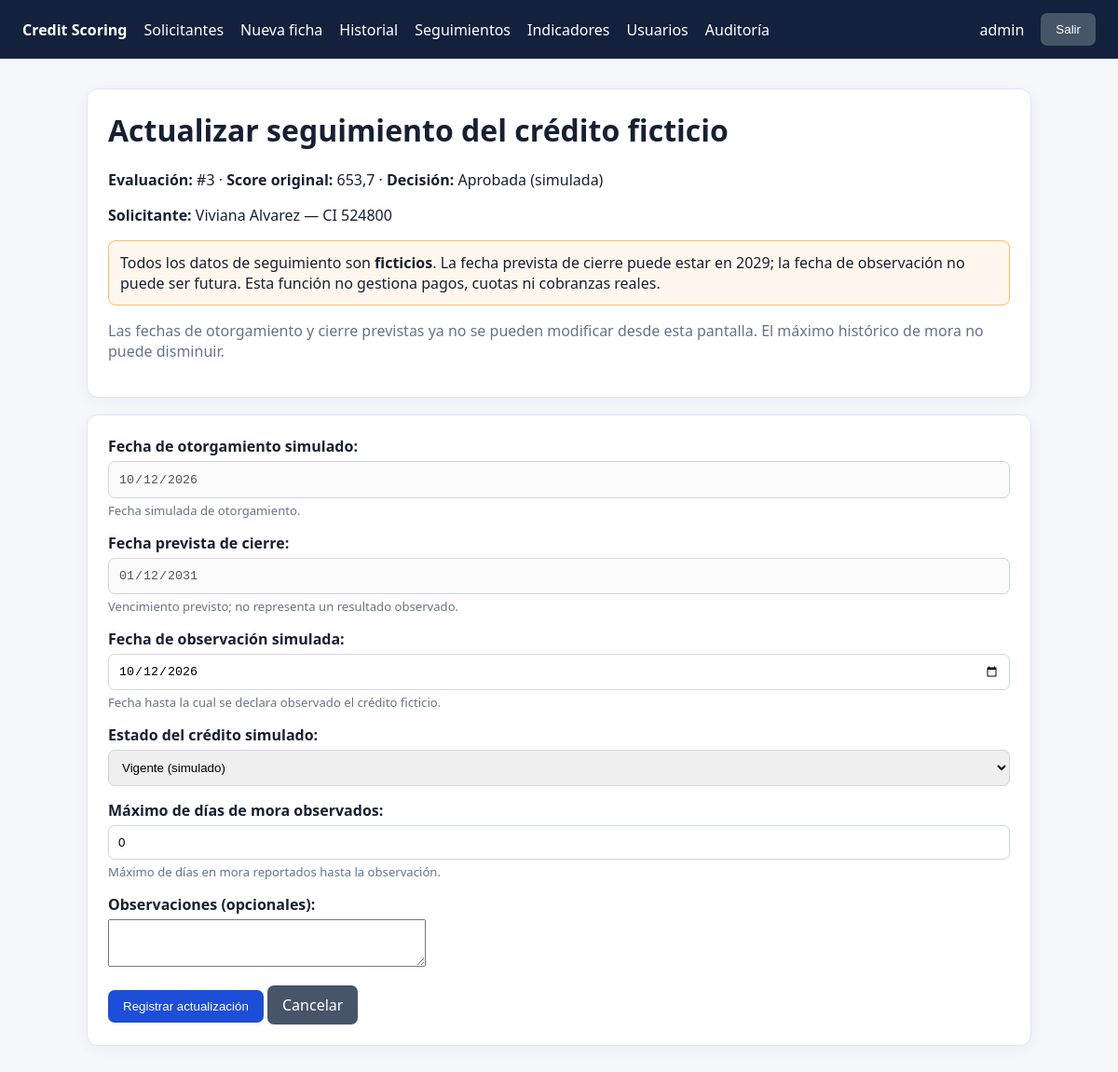
The page /seguimientos/1/actualizar/ (signed in) on the database its author committed.
### consulta_scoring_app/models.py (models this page shows, shortened)
class EvaluacionScoring(models.Model):
    usuario = models.ForeignKey(
        settings.AUTH_USER_MODEL,
        on_delete=models.PROTECT,
        related_name='evaluaciones_scoring',
    )
    solicitante = models.ForeignKey(
        Solicitante, on_delete=models.PROTECT, null=True, blank=True,
        related_name='evaluaciones',
    )
    fecha_hora = models.DateTimeField(auto_now_add=True)
    entradas = models.JSONField()
    pd = models.FloatField(help_text='Probabilidad estimada del evento objetivo.')
    score = models.FloatField()
    banda = models.CharField(max_length=1, blank=True, default='')
    nivel_riesgo = models.CharField(max_length=40, blank=True, default='')
    cuota_maxima_estimada_gs = models.FloatField(default=0)
    ofertas = models.JSONField(default=list, blank=True)
    advertencias = models.JSONField(default=list, blank=True)
    modelo_version = models.CharField(max_length=50, default='credit_score_v1')
    class Meta:
        ordering = ['-fecha_hora']

class DecisionCredito(models.Model):
    class Estado(models.TextChoices):
        APROBADA = 'APROBADA', 'Aprobada (simulada)'
        CONDICIONAL = 'CONDICIONAL', 'Condicional (simulada)'
        RECHAZADA = 'RECHAZADA', 'Rechazada (simulada)'
    evaluacion = models.OneToOneField(
        EvaluacionScoring, on_delete=models.PROTECT, related_name='decision_crediticia',
    )
    estado = models.CharField(max_length=12, choices=Estado.choices)
    producto_codigo = models.CharField(max_length=32, blank=True, default='')
    motivo = models.TextField(max_length=1200)
    usuario = models.ForeignKey(
        settings.AUTH_USER_MODEL, on_delete=models.PROTECT, related_name='decisiones_registradas',
    )
    fecha_hora = models.DateTimeField(auto_now_add=True)
    class Meta:
        ordering = ['-fecha_hora']

class Solicitante(models.Model):
    class SituacionLaboral(models.TextChoices):
        DEPENDIENTE = 'DEPENDIENTE', 'Empleado dependiente'
        INDEPENDIENTE = 'INDEPENDIENTE', 'Trabajador independiente'
        DESEMPLEADO = 'DESEMPLEADO', 'Desempleado'
        JUBILADO = 'JUBILADO', 'Jubilado'
        OTRO = 'OTRO', 'Otro'
    cedula = models.CharField(max_length=12, unique=True, db_index=True)
    nombres = models.CharField(max_length=120)
    apellidos = models.CharField(max_length=120)
    fecha_nacimiento = models.DateField()
    ciudad = models.CharField(max_length=100)
    ocupacion = models.CharField(max_length=120)
    situacion_laboral = models.CharField(max_length=20, choices=SituacionLaboral.choices)
    creado_por = models.ForeignKey(
        settings.AUTH_USER_MODEL, on_delete=models.PROTECT, related_name='solicitantes_registrados',
    )
    fecha_registro = models.DateTimeField(auto_now_add=True)
    class Meta:
        ordering = ['apellidos', 'nombres', 'id']

class SeguimientoCredito(models.Model):
    class Estado(models.TextChoices):
        VIGENTE = 'VIGENTE', 'Vigente (simulado)'
        VENCIDO = 'VENCIDO', 'Vencido (simulado)'
        CANCELADO = 'CANCELADO', 'Cancelado (simulado)'
    decision = models.OneToOneField(
        DecisionCredito, on_delete=models.PROTECT, related_name='seguimiento',
    )
    fecha_otorgamiento = models.DateField(help_text='Fecha simulada de otorgamiento.')
    fecha_cierre_prevista = models.DateField(
        help_text='Vencimiento previsto; no representa un resultado observado.',
    )
    fecha_observacion = models.DateField(
        help_text='Fecha hasta la cual se declara observado el crédito ficticio.',
    )
    estado = models.CharField(max_length=12, choices=Estado.choices, default=Estado.VIGENTE)
    max_dias_mora = models.PositiveIntegerField(
        default=0, help_text='Máximo de días en mora reportados hasta la observación.',
    )
    observaciones = models.TextField(max_length=500, blank=True, default='')
    creado_por = models.ForeignKey(
        settings.AUTH_USER_MODEL, on_delete=models.PROTECT,
        related_name='seguimientos_creados',
    )
    actualizado_por = models.ForeignKey(
        settings.AUTH_USER_MODEL, on_delete=models.PROTECT,
        related_name='seguimientos_actualizados',
    )
    fecha_creacion = models.DateTimeField(auto_now_add=True)
    fecha_actualizacion = models.DateTimeField(auto_now=True)
    class Meta:
        ordering = ['-fecha_actualizacion', '-id']
        verbose_name = 'Seguimiento académico'
        verbose_name_plural = 'Seguimientos académicos'

### consulta_scoring_app/views.py (the view)
# urls.py: path('seguimientos/<int:pk>/actualizar/', views.seguimiento_actualizar, name='seguimiento_actualizar'),
@login_required
def seguimiento_actualizar(request, pk):
    exigir_permiso(request, puede_decidir(request.user), recurso='seguimiento', objeto_id=pk)
    seguimiento = obtener_visible_o_404(
        request, seguimientos_visibles(request.user), 'seguimiento', pk,
    )
    if request.method == 'POST':
        with transaction.atomic():
            actual = SeguimientoCredito.objects.select_for_update().get(pk=seguimiento.pk)
            anterior = {
                'estado': actual.estado,
                'fecha_observacion': actual.fecha_observacion,
                'max_dias_mora': actual.max_dias_mora,
                'observaciones': actual.observaciones,
            }
            form = SeguimientoCreditoForm(
                request.POST, instance=actual, decision=actual.decision,
            )
            if form.is_valid():
                modificado = form.save(commit=False)
                campos = ['estado', 'fecha_observacion', 'max_dias_mora', 'observaciones']
                cambiados = [campo for campo in campos
                             if getattr(modificado, campo) != anterior[campo]]
                if cambiados:
                    modificado.actualizado_por = request.user
                    modificado.full_clean()
                    modificado.save()
                    registrar_evento(
                        request.user, EventoAuditoria.Accion.SEGUIMIENTO_ACTUALIZADO,
                        recurso='seguimiento', objeto_id=modificado.pk,
                        detalle=(
                            f'Campos: {",".join(cambiados)}; '
                            f'estado {anterior["estado"]}->{modificado.estado}; '
                            f'mora_max {anterior["max_dias_mora"]}->{modificado.max_dias_mora}'
                        ),
                    )
                    messages.success(request, 'Seguimiento actualizado y auditado.')
                else:
                    messages.info(request, 'No se registraron cambios.')
                return redirect('consulta_scoring_app:seguimiento_detalle', pk=pk)
    else:
        form = SeguimientoCreditoForm(instance=seguimiento, decision=seguimiento.decision)
    return render(request, 'seguimientos/formulario.html', {
        'form': form, 'evaluacion': seguimiento.decision.evaluacion,
        'decision': seguimiento.decision, 'modo': 'actualizar',
        'seguimiento': seguimiento,
    })

### consulta_scoring_app/context_processors.py (called while the page is built)
def roles_ui(request):
    user = request.user
    return {
        'ui_puede_consultar': puede_consultar(user),
        'ui_puede_evaluar': puede_evaluar(user),
        'ui_admin': es_administrador(user),
        'ui_auditoria': puede_ver_auditoria(user),
    }

### consulta_scoring_app/permissions.py (called while the page is built)
def tiene_rol(user, *roles):
    return (user.is_authenticated and (
        user.is_superuser or user.groups.filter(name__in=roles).exists()
    ))

def es_administrador(user):
    return tiene_rol(user, 'ADMINISTRADOR')

def es_analista(user):
    return tiene_rol(user, 'ANALISTA')

def puede_evaluar(user):
    return tiene_rol(user, 'ANALISTA', 'ADMINISTRADOR')

def puede_decidir(user):
    return es_analista(user)

def puede_consultar_todos(user):
    return tiene_rol(user, 'ADMINISTRADOR', 'AUDITOR')

def puede_consultar(user):
    return tiene_rol(user, *ROLES)

def puede_ver_auditoria(user):
    return tiene_rol(user, 'ADMINISTRADOR', 'AUDITOR')

def evaluaciones_visibles(user):
    qs = EvaluacionScoring.objects.select_related('usuario', 'solicitante')
    if not puede_consultar(user):
        return qs.none()
    return qs if puede_consultar_todos(user) else qs.filter(usuario=user)

### consulta_scoring_app/views.py (called while the page is built, shortened)
def exigir_permiso(request, permitido, recurso='', objeto_id=None):
    if not permitido:
        registrar_evento(
            request.user, EventoAuditoria.Accion.ACCESO_DENEGADO, recurso=recurso,
            objeto_id=objeto_id, detalle='Acción no autorizada', denegado=True,
        )
        raise PermissionDenied('No tiene permiso para realizar esta operación.')

def obtener_visible_o_404(request, queryset, recurso, pk):
    objeto = queryset.filter(pk=pk).first()
    return objeto

def seguimientos_visibles(user):
    return SeguimientoCredito.objects.filter(
        decision__evaluacion__in=evaluaciones_visibles(user)
    ).select_related(
        'decision', 'decision__evaluacion', 'decision__evaluacion__solicitante',
        'creado_por', 'actualizado_por',
    )

### consulta_scoring_app/templates/seguimientos/formulario.html (shortened to what this page needs)
{% extends 'base.html' %}
{% block content %}
<div class="card">
  <h1>{% if modo == 'crear' %}Registrar{% else %}Actualizar{% endif %} seguimiento del crédito ficticio</h1>
  <p><strong>Evaluación:</strong> #{{ evaluacion.pk }} · <strong>Score original:</strong> {{ evaluacion.score|floatformat:1 }} · <strong>Decisión:</strong> {{ decision.get_estado_display }}</p>
  {% if evaluacion.solicitante %}<p><strong>Solicitante:</strong> {{ evaluacion.solicitante.nombres }} {{ evaluacion.solicitante.apellidos }} — CI {{ evaluacion.solicitante.cedula }}</p>{% endif %}
  <div class="warning">Todos los datos de seguimiento son <strong>ficticios</strong>. La fecha prevista de cierre puede estar en 2029; la fecha de observación no puede ser futura. Esta función no gestiona pagos, cuotas ni cobranzas reales.</div>
  {% if modo == 'actualizar' %}<p class="muted">Las fechas de otorgamiento y cierre previstas ya no se pueden modificar desde esta pantalla. El máximo histórico de mora no puede disminuir.</p>{% endif %}
</div>
<form method="post" class="card">
  {% for field in form %}
    <div class="field">{{ field.label_tag }}{{ field }}{{ field.errors }}{% if field.help_text %}<small class="helptext">{{ field.help_text }}</small>{% endif %}</div>
  {% endfor %}
  <button type="submit">{% if modo == 'crear' %}Guardar seguimiento{% else %}Registrar actualización{% endif %}</button>
  {% if seguimiento %}<a class="btn btn-secondary" href="{% url 'consulta_scoring_app:seguimiento_detalle' seguimiento.pk %}">Cancelar</a>
  {% else %}<a class="btn btn-secondary" href="{% url 'consulta_scoring_app:evaluacion_detalle' evaluacion.pk %}">Cancelar</a>{% endif %}
</form>
{% endblock %}

### consulta_scoring_app/templates/base.html (shortened to what this page needs)
<!doctype html>
<html lang="es">
<head>
</head>
<body>
{% if user.is_authenticated %}
<nav>
  <strong>Credit Scoring</strong>
  {% if ui_puede_consultar %}<a href="{% url 'consulta_scoring_app:solicitud' %}">Solicitantes</a>{% endif %}
  {% if ui_puede_evaluar %}<a href="{% url 'consulta_scoring_app:solicitante_nuevo' %}">Nueva ficha</a>{% endif %}
  {% if ui_puede_consultar %}<a href="{% url 'consulta_scoring_app:historial' %}">Historial</a>{% endif %}
  {% if ui_puede_consultar %}<a href="{% url 'consulta_scoring_app:seguimientos_lista' %}">Seguimientos</a>{% endif %}
  {% if ui_puede_consultar %}<a href="{% url 'consulta_scoring_app:indicadores' %}">Indicadores</a>{% endif %}
  {% if ui_admin %}<a href="{% url 'consulta_scoring_app:usuarios_lista' %}">Usuarios</a>{% endif %}
  {% if ui_auditoria %}<a href="{% url 'consulta_scoring_app:auditoria_lista' %}">Auditoría</a>{% endif %}
  <span>{{ user.get_full_name|default:user.username }}</span>
  <form action="{% url 'logout' %}" method="post" style="margin:0">{% csrf_token %}<button class="btn-secondary" type="submit">Salir</button></form>
</nav>
{% endif %}
<main>
  {% block content %}{% endblock %}
</main>
</body>
</html>

### consulta_scoring_app/templates/base.html (style rules this page uses)
:root { font-family: system-ui, -apple-system, Segoe UI, sans-serif; color:#172033; background:#f5f7fb; }
* { box-sizing:border-box; }
body { margin:0; }
nav { background:#14213d; color:white; padding:14px 24px; display:flex; gap:18px; align-items:center; }
nav a { color:white; text-decoration:none; }
main { max-width:1050px; margin:32px auto; padding:0 18px; }
.card { background:white; border:1px solid #dfe5ef; border-radius:12px; padding:22px; margin-bottom:18px; box-shadow:0 3px 14px rgba(20,33,61,.05); }
h1,h2,h3 { margin-top:0; }
label { font-weight:650; display:block; margin-bottom:5px; }
input, select { width:100%; padding:10px; border:1px solid #cbd5e1; border-radius:7px; }
.field { margin-bottom:15px; }
.helptext { font-size:.82rem; color:#64748b; display:block; margin-top:4px; }
button,.btn { background:#1d4ed8; border:0; color:white; padding:10px 16px; border-radius:7px; cursor:pointer; text-decoration:none; display:inline-block; }
.btn-secondary { background:#475569; }
.warning { background:#fff7ed; border:1px solid #fdba74; padding:12px; border-radius:8px; margin:8px 0; }
.muted { color:#64748b; }

### rows shown on the page
EvaluacionScoring: pk "3", score "653,7", solicitante.nombres "Viviana", solicitante.apellidos "Alvarez", solicitante.cedula "524800"
DecisionCredito: estado "Aprobada (simulada)"
SeguimientoCredito: form "10/12/2026" "01/12/2031" "10/12/2026" "Vigente (simulado)" "0"

### other values the page prints
{{ user.get_full_name|default:user.username }} "admin"
{{ field.label_tag }} "Fecha de otorgamiento simulado:" "Fecha prevista de cierre:" "Fecha de observación simulada:" "Estado del crédito simulado:" "Máximo de días de mora observados:" "Observaciones (opcionales):"
{{ field.help_text }} "Fecha simulada de otorgamiento." "Vencimiento previsto; no representa un resultado observado." "Fecha hasta la cual se declara observado el crédito ficticio." "Máximo de días en mora reportados hasta la observación."
